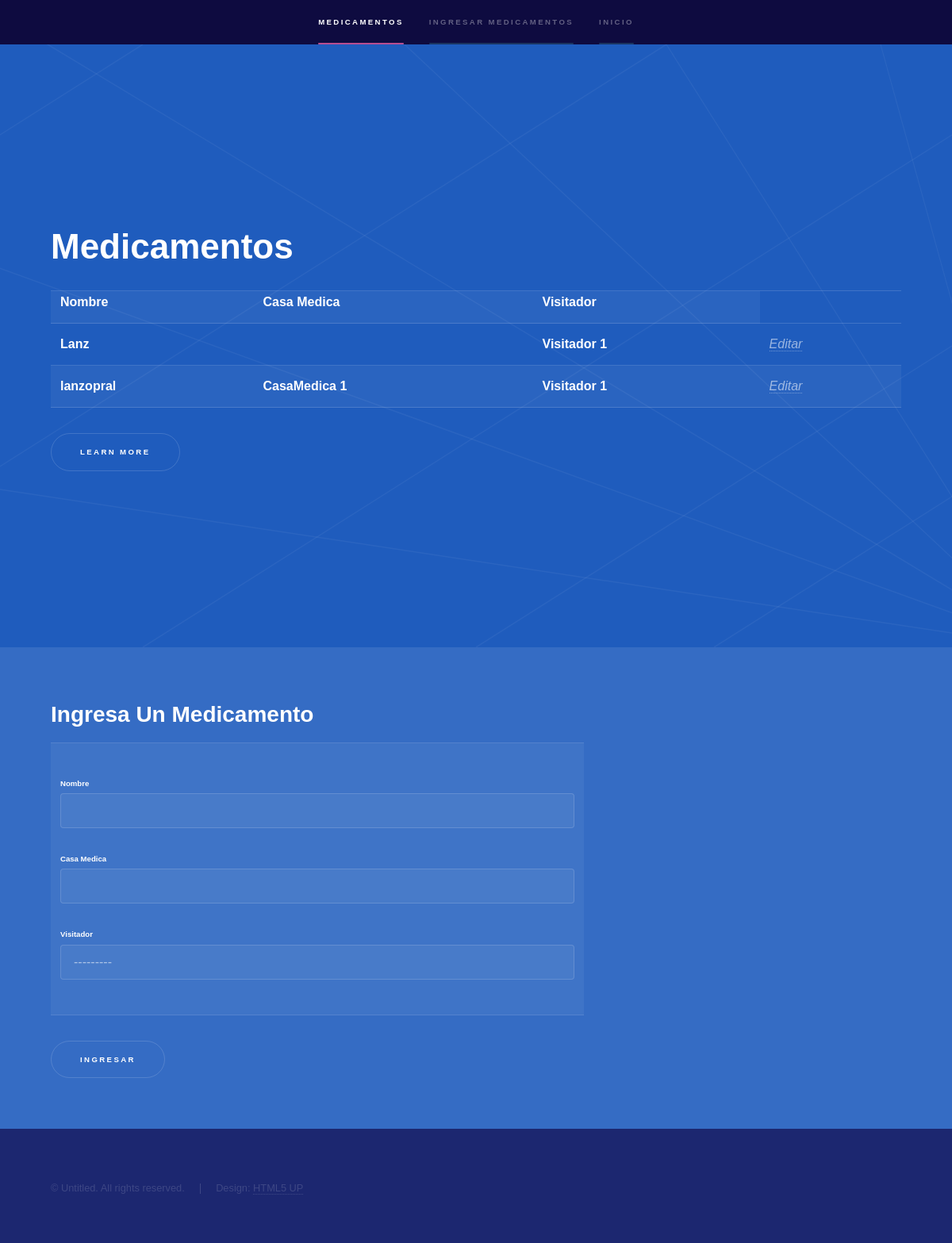
The page /medicamento/medicamento/ on the database its author committed.
### Medicamentos/models.py (models this page shows, shortened)
class Registrar(models.Model):
    Nombre = models.CharField(max_length = 120, blank = True, null = False)
    CasaMedica = models.CharField(max_length = 120, blank = True, null = False)
    Visitador_id = models.ForeignKey('Visitadores.Registrar');

### Visitadores/models.py (models this page shows)
class Registrar(models.Model):
    Nombre = models.CharField(max_length = 120, blank = True, null = False)
    Apellido = models.CharField(max_length = 120, blank = True, null = False)
    Telefono = models.CharField(max_length = 120, blank = True, null = False)
    Email = models.EmailField()
    def __str__(self):
        return self.Nombre

### Medicamentos/views.py (the view)
def medicamentos(request):
    form = MedicamentosModelsForms(request.POST or None)
    queryset = re.objects.all()
    if form.is_valid():
        instance = form.save(commit=False)
        instance.save()
        form = MedicamentosModelsForms()
    context = {
    "form":form,
    "queryset":queryset,
    }
    return render(request,"Medicamentos/Medicamentos.html",context)

### Medicamentos/forms.py
class MedicamentosModelsForms(forms.ModelForm):
    class Meta:
        model = Registrar
        fields = [
        "Nombre",
        "CasaMedica",
        'Visitador_id'
        ]

### templates/Medicamentos/Medicamentos.html (shortened to what this page needs)
{% extends  'baseTemplate/base.html'%}
{% block navBar %}
<li><a href="#intro">Medicamentos</a></li>
<li><a href="#one">Ingresar Medicamentos</a></li>
{% endblock %}
{% block apartados %}
  <section id="intro" class="wrapper style1 fullscreen fade-up">
    <div class="inner">
      <h1>Medicamentos</h1>
      <table id="paciente">
        <tr>
            <th>Nombre</th>
            <th>Casa Medica</th>
            <th>Visitador</th>
            </tr>
            {% for dato in queryset %}
            <tr>
              <th>{{dato.Nombre}}</th>
              <th>{{dato.CasaMedica}}</th>
              <th>{{dato.Visitador_id}}</th>
              <td><a href='editar/{{dato.id}}'><i>Editar</i></a></td>
            </tr>
            {% endfor %}
          </table>
      <ul class="actions">
        <li><a href="#one" class="button scrolly">Learn more</a></li>
      </ul>
    </div>
  </section>
  <section id="one" class="wrapper style2 spotlights">
    <section>
      <div class="content">
        <div class="inner">
          <h2>Ingresa Un Medicamento</h2>
          <form method='POST' action=''>{% csrf_token %}
            <table>
              <td>
                <p><h6>Nombre</h6>{{ form.Nombre }}</p>
                <p><h6>Casa Medica</h6>{{form.CasaMedica}}</p>
                <p><h6>Visitador</h6>{{form.Visitador_id}}</p>
              </td>
            </table>
            <input type = "submit" value = "Ingresar" />
          </form>
        </div>
      </div>
    </section>
  </section>
  {% endblock %}

### rows shown on the page
Registrar: Nombre "Lanz", Visitador_id "Visitador 1"
Registrar: Nombre "lanzopral", CasaMedica "CasaMedica 1", Visitador_id "Visitador 1"
